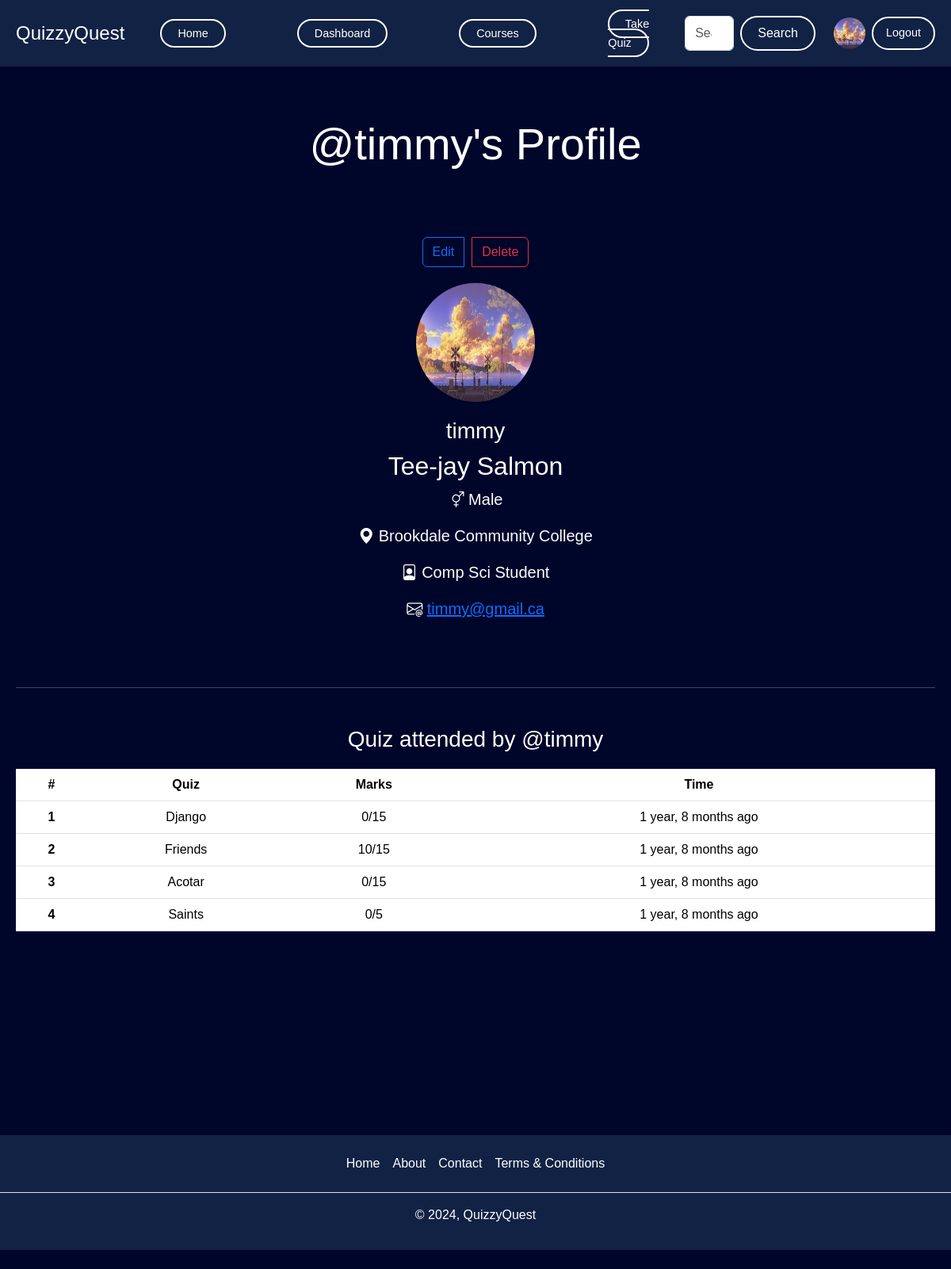
Page /user/profile/timmy/ (signed in) on the committed database.
### account/models.py (models this page shows, shortened)
class Profile(models.Model):
    user = models.OneToOneField(User, on_delete=models.CASCADE, null=True, verbose_name='User Object') #verbose_name
    bio = models.TextField(blank=True, null=True)
    profile_img = models.ImageField(upload_to='profile_images', default='user.png', blank=True, null=True, verbose_name='Profile Pic')
    location = models.CharField(max_length=100, blank=True, null=True)
    GENDER = (
        ('Male', 'Male'),
        ('Female', 'Female'),
        ('Other', 'Other'),
    )
    gender = models.CharField(max_length=6, choices=GENDER, blank=True, null=True)

### quiz/models.py (models this page shows, shortened)
class QuizSubmission(models.Model):
    user = models.ForeignKey(User, on_delete=models.CASCADE)
    quiz = models.ForeignKey(Quiz, on_delete=models.CASCADE)
    score = models.IntegerField()
    submitted_at = models.DateTimeField(auto_now_add=True)

class Quiz(models.Model):
    title = models.CharField(max_length=255)
    description = models.TextField()
    category = models.ForeignKey(Category, on_delete=models.CASCADE)
    quiz_file = models.FileField(upload_to='quiz/')
    created_at = models.DateTimeField(auto_now_add=True)
    updated_at = models.DateTimeField(auto_now=True)
    class Meta:
        verbose_name_plural = 'Quizzes'

class Question(models.Model):
    quiz = models.ForeignKey(Quiz, on_delete=models.CASCADE)
    text = models.TextField()

### account/views.py (the view)
# urls.py: path('profile/<str:username>/', views.profile, name='profile'),
@login_required(login_url='login')
def profile(request, username):
    user_object2 = User.objects.get(username=username)
    user_profile2 = Profile.objects.get(user=user_object2)
    user_object = User.objects.get(username=request.user)
    user_profile = Profile.objects.get(user=user_object)
    submissions = QuizSubmission.objects.filter(user=user_object2)
    context = {"user_profile": user_profile, "user_profile2": user_profile2, "submissions":submissions}
    return render(request, "profile.html", context)

### templates/profile.html (shortened to what this page needs)
{% extends 'index.html' %}
{% block content %}
<div style="padding-top: 100px; display: flex; flex-direction: column; min-height: 100vh; font-family: 'Poppins', sans-serif; background-color: #00052a; color: white; text-align: center; overflow-x: hidden; margin: 0;">
    <h1 class="display-4 text-center my-5">@{{user_profile2.user.username}}'s Profile</h1>
    <div style="padding: 20px;">
        <div style="display: flex; flex-direction: column; align-items: center; justify-content: center; margin-bottom: 20px;">
            {% if request.user.is_authenticated and request.user.username == user_profile2.user.username %}
            <div class="btn-group" role="group" aria-label="Basic mixed styles example" style="margin-bottom: 20px;">
                <a href="{% url 'edit_profile' %}" type="button" class="btn btn-outline-primary" style="margin-right: 10px;">Edit</a>
                <a href="{% url 'delete_profile' %}" type="button" class="btn btn-outline-danger">Delete</a>
            </div>
            {% endif %}
            <div style="margin-bottom: 20px;">
                <img src="{{user_profile2.profile_img.url}}" alt="user-profile" class="rounded-circle" style="width: 150px; height: 150px; margin-bottom: 20px;">
                <h2 class="fs-3">{{user_profile2.user.username}}</h2>
                <h2>{{user_profile2.user.first_name|default:"Full name not available"}} {{user_profile2.user.last_name}}</h2>
                <p class="fs-5"><i class="bi bi-gender-ambiguous"></i> {{user_profile2.gender|default:'Gender Not Available'}}</p>
                <p class="fs-5"><i class="bi bi-geo-alt-fill"></i> {{user_profile2.location|default:'Location Not Available'}}</p>
                <p class="fs-5"><i class="bi bi-file-person"></i> {{user_profile2.bio|default:'Bio Not Available'}}</p>
                {% if request.user.is_superuser %}
                <p class="fs-5"><i class="bi bi-envelope-at"></i> <a href="mailto:{{user_profile2.user.email}}">{{user_profile2.user.email|default:'Email Not Available'}}</a></p>
                {% endif %}
            </div>
        </div>
        <hr class="my-5" style="margin-top: 20px; margin-bottom: 20px;">
        <div style="margin-bottom: 20px;">
            <h3>Quiz attended by @{{user_profile2.user.username}}</h3>
            <table class="table" style="background-color: #112244; color: white; margin-top: 20px;">
                <thead>
                    <tr>
                        <th scope="col">#</th>
                        <th scope="col">Quiz</th>
                        <th scope="col">Marks</th>
                        <th scope="col">Time</th>
                    </tr>
                </thead>
                <tbody>
                    {% for submission in submissions %}
                    <tr>
                        <th scope="row">{{forloop.counter}}</th>
                        <td title="{{submission.quiz.title}}">{{submission.quiz.title|truncatewords:6}}</td>
                        <td>{{submission.score}}/{{submission.quiz.question_set.all|length}}</td>
                        <td>{{submission.submitted_at|timesince}} ago</td>
                    </tr>
                    {% endfor %}
                </tbody>
            </table>
        </div>
    </div>
</div>
{% endblock content %}

### templates/index.html (shortened to what this page needs)
{% load static %}
<!DOCTYPE html>
<html lang="en">
<head>
<link href="https://cdn.jsdelivr.net/npm/bootstrap@5.3.3/dist/css/bootstrap.min.css" rel="stylesheet">
<link rel="stylesheet"
href="https://cdnjs.cloudflare.com/ajax/libs/bootstrap-icons/1.10.5/font/bootstrap-icons.min.css"
integrity="sha512-ZnR2wlLbSbr8/c9AgLg3jQPAattCUImNsae6NHYnS9KrIwRdcY9DxFotXhNAKIKbAXlRnujIqUWoXXwqyFOeIQ=="
crossorigin="anonymous" />
<link rel="stylesheet" href="{% static 'css/style.css' %}">
</head>
<body>
    {% include "components/header.html" %}
    {% block content %}
    {% endblock content %}
    {% include "components/footer.html" %}
</body>
</html>

### templates/components/header.html
<div class="navigation" style="display: flex; align-items: center; justify-content: space-between; background-color: #112244; padding: 10px 20px; width: 100%; position: fixed; top: 0; z-index: 1000;">
  <a class="navbar-brand" href="{% url 'home' %}" style="font-size: 1.5em; color: white; text-decoration: none;">QuizzyQuest</a>
  <ul class="nav-links" style="list-style: none; display: flex; align-items: center; margin: 0; padding: 0;">
    <li style="margin: 0 15px;">
      <a href="{% url 'home' %}" style="text-decoration: none; color: white; background-color: transparent; padding: 8px 20px; border: 2px solid white; border-radius: 50px; transition: all 0.3s ease;">Home</a>
    </li>
    {% if request.user.is_superuser %}
    <li style="margin: 0 15px;">
      <a href="{% url 'dashboard' %}" style="text-decoration: none; color: white; background-color: transparent; padding: 8px 20px; border: 2px solid white; border-radius: 50px; transition: all 0.3s ease;">Dashboard</a>
    </li>
    {% endif %}
    <li style="margin: 0 15px;">
      <a href="{% url 'all_quiz' %}" style="text-decoration: none; color: white; background-color: transparent; padding: 8px 20px; border: 2px solid white; border-radius: 50px; transition: all 0.3s ease;">Courses</a>
    </li>
    <li style="margin: 0 15px;">
      <a href="{% url 'all_quiz' %}" style="text-decoration: none; color: white; background-color: transparent; padding: 8px 20px; border: 2px solid white; border-radius: 50px; transition: all 0.3s ease;">Take Quiz</a>
    </li>
  </ul>
  <div style="display: flex; align-items: center;">
    <form class="d-flex" role="search" action="{% url 'search_users' %}" style="margin-right: 15px;">
      <input class="form-control me-2" type="search" name="q" placeholder="Search" aria-label="Search" style="margin-right: 10px;">
      <button type="submit" class="btn btn-primary" style="color: white; background-color: transparent; border: 2px solid white; border-radius: 50px; padding: 8px 20px;">Search</button>
    </form>
    {% if request.user.is_authenticated %}
      <a href="{% url 'profile' request.user.username %}" data-bs-toggle="tooltip" data-bs-placement="bottom" data-bs-title="@{{request.user.username}}" class="mx-2">
          <img src="{{user_profile.profile_img.url}}" class="rounded-circle" width="40" height="40" alt="profile_img">
      </a>
      <a href="{% url 'logout' %}" class="cta-button sign-in" style="text-decoration: none; color: white; background-color: transparent; padding: 8px 16px; border: 2px solid white; border-radius: 50px; transition: all 0.3s ease;">Logout</a>
    {% else %}
      <a href="{% url 'login' %}" class="cta-button sign-in" style="text-decoration: none; color: white; background-color: transparent; padding: 8px 16px; border: 2px solid white; border-radius: 50px; transition: all 0.3s ease;">Sign in</a>
    {% endif %}
  </div>
</div>

### templates/components/footer.html
<footer class="py-3 my-4">
  <ul class="nav justify-content-center border-bottom pb-3 mb-3">
    <li class="nav-item"><a href="{% url 'home' %}" class="nav-link px-2 ">Home</a></li>
    <li class="nav-item"><a href="{% url 'about' %}" class="nav-link px-2 ">About</a></li>
    <li class="nav-item"><a href="{% url 'contact' %}" class="nav-link px-2 ">Contact</a></li>
    <li class="nav-item"><a href="{% url 'terms_conditions' %}" class="nav-link px-2 ">Terms & Conditions</a></li>
  </ul>
  <p class="text-center">© 2024, QuizzyQuest</p>
</footer>

### templates/style.css (style rules this page uses)
* { font-family: Arial, Helvetica, 'Trebuchet MS', 'Lucida Sans Unicode', 'Lucida Grande', 'Lucida Sans', Arial, sans-serif !important; }

### templates/index.html (style rules this page uses)
html, body { height: 100%; margin: 0; padding: 0; overflow-x: hidden; }
body { display: flex; flex-direction: column; min-height: 100vh; font-family: 'Poppins', sans-serif; background-color: #00052a; color: white; text-align: center; }
.navigation { position: fixed; top: 0; width: 100%; display: flex; justify-content: space-between; align-items: center; background-color: #112244; padding: 10px 20px; z-index: 1000; }
.nav-links { list-style: none; display: flex; align-items: center; padding: 0; margin: 0; }
.nav-links li { padding: 8px 30px; margin: 0 15px; }
.nav-links a, .cta-button { text-decoration: none; color: white; font-weight: 500; font-size: 0.9em; background-color: transparent; padding: 8px 20px; border: 2px solid white; border-radius: 50px; transition: all 0.3s ease; }
footer { width: 100%; background-color: #112244; text-align: center; padding: 10px 0; color: #ffffff; }
footer .nav { justify-content: center; list-style: none; padding: 0; }
footer .nav-item { display: inline; }
footer .nav-link { color: #ffffff; padding: 8px; text-decoration: none; }

### rows in the picture
Profile: profile_img (picture), user.username "timmy", user.first_name "Tee-jay", user.last_name "Salmon", gender "Male", location "Brookdale Community College", bio "Comp Sci Student", user.email "timmy@gmail.ca"
QuizSubmission: quiz "Django", score "0", quiz.question_set.all|length "15", submitted_at "1 year, 8 months"
QuizSubmission: quiz "Friends", score "10", quiz.question_set.all|length "15", submitted_at "1 year, 8 months"
QuizSubmission: quiz "Acotar", score "0", quiz.question_set.all|length "15", submitted_at "1 year, 8 months"
QuizSubmission: quiz "Saints", score "0", quiz.question_set.all|length "5", submitted_at "1 year, 8 months"
